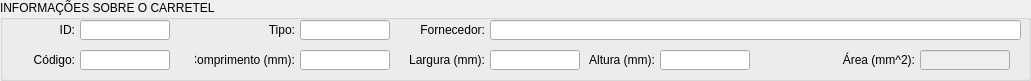
  <widget class="QGroupBox" name="groupBox_bobbin">
   <property name="geometry">
    <rect>
     <x>10</x>
     <y>520</y>
     <width>1031</width>
     <height>81</height>
    </rect>
   </property>
   <property name="title">
    <string>INFORMAÇÕES SOBRE O CARRETEL</string>
   </property>
   <widget class="QLabel" name="label_bobbinArea">
    <property name="geometry">
     <rect>
      <x>815</x>
      <y>50</y>
      <width>100</width>
      <height>20</height>
     </rect>
    </property>
    <property name="text">
     <string>Área (mm^2):</string>
    </property>
    <property name="alignment">
     <set>Qt::AlignRight|Qt::AlignTrailing|Qt::AlignVCenter</set>
    </property>
   </widget>
   <widget class="QLineEdit" name="lineEdit_bobbinCode">
    <property name="geometry">
     <rect>
      <x>80</x>
      <y>50</y>
      <width>90</width>
      <height>20</height>
     </rect>
    </property>
    <property name="text">
     <string/>
    </property>
   </widget>
   <widget class="QLabel" name="label_bobbinLength">
    <property name="geometry">
     <rect>
      <x>195</x>
      <y>50</y>
      <width>100</width>
      <height>20</height>
     </rect>
    </property>
    <property name="text">
     <string>Comprimento (mm):</string>
    </property>
    <property name="alignment">
     <set>Qt::AlignRight|Qt::AlignTrailing|Qt::AlignVCenter</set>
    </property>
   </widget>
   <widget class="QLineEdit" name="lineEdit_bobbinHeight">
    <property name="geometry">
     <rect>
      <x>660</x>
      <y>50</y>
      <width>90</width>
      <height>20</height>
     </rect>
    </property>
    <property name="text">
     <string/>
    </property>
   </widget>
   <widget class="QLineEdit" name="lineEdit_bobbinLength">
    <property name="geometry">
     <rect>
      <x>300</x>
      <y>50</y>
      <width>90</width>
      <height>20</height>
     </rect>
    </property>
    <property name="text">
     <string/>
    </property>
   </widget>
   <widget class="QLabel" name="label_bobbinHeight">
    <property name="geometry">
     <rect>
      <x>555</x>
      <y>50</y>
      <width>100</width>
      <height>20</height>
     </rect>
    </property>
    <property name="text">
     <string>Altura (mm):</string>
    </property>
    <property name="alignment">
     <set>Qt::AlignRight|Qt::AlignTrailing|Qt::AlignVCenter</set>
    </property>
   </widget>
   <widget class="QLabel" name="label_bobbinCode">
    <property name="geometry">
     <rect>
      <x>-25</x>
      <y>50</y>
      <width>100</width>
      <height>20</height>
     </rect>
    </property>
    <property name="text">
     <string>Código:</string>
    </property>
    <property name="alignment">
     <set>Qt::AlignRight|Qt::AlignTrailing|Qt::AlignVCenter</set>
    </property>
   </widget>
   <widget class="QLabel" name="label_bobbinID">
    <property name="geometry">
     <rect>
      <x>5</x>
      <y>20</y>
      <width>70</width>
      <height>20</height>
     </rect>
    </property>
    <property name="text">
     <string>ID:</string>
    </property>
    <property name="alignment">
     <set>Qt::AlignRight|Qt::AlignTrailing|Qt::AlignVCenter</set>
    </property>
   </widget>
   <widget class="QLineEdit" name="lineEdit_bobbinArea">
    <property name="enabled">
     <bool>false</bool>
    </property>
    <property name="geometry">
     <rect>
      <x>920</x>
      <y>50</y>
      <width>90</width>
      <height>20</height>
     </rect>
    </property>
    <property name="text">
     <string/>
    </property>
    <property name="readOnly">
     <bool>true</bool>
    </property>
   </widget>
   <widget class="QLabel" name="label_bobbinWidth">
    <property name="geometry">
     <rect>
      <x>385</x>
      <y>50</y>
      <width>100</width>
      <height>20</height>
     </rect>
    </property>
    <property name="text">
     <string>Largura (mm):</string>
    </property>
    <property name="alignment">
     <set>Qt::AlignRight|Qt::AlignTrailing|Qt::AlignVCenter</set>
    </property>
   </widget>
   <widget class="QLineEdit" name="lineEdit_bobbinProvider">
    <property name="geometry">
     <rect>
      <x>490</x>
      <y>20</y>
      <width>531</width>
      <height>20</height>
     </rect>
    </property>
    <property name="text">
     <string/>
    </property>
   </widget>
   <widget class="QLineEdit" name="lineEdit_bobbinType">
    <property name="geometry">
     <rect>
      <x>300</x>
      <y>20</y>
      <width>90</width>
      <height>20</height>
     </rect>
    </property>
    <property name="styleSheet">
     <string notr="true"/>
    </property>
    <property name="text">
     <string/>
    </property>
   </widget>
   <widget class="QLineEdit" name="lineEdit_bobbinID">
    <property name="geometry">
     <rect>
      <x>80</x>
      <y>20</y>
      <width>90</width>
      <height>20</height>
     </rect>
    </property>
   </widget>
   <widget class="QLabel" name="label_bobbinProvider">
    <property name="geometry">
     <rect>
      <x>385</x>
      <y>20</y>
      <width>100</width>
      <height>20</height>
     </rect>
    </property>
    <property name="text">
     <string>Fornecedor:</string>
    </property>
    <property name="alignment">
     <set>Qt::AlignRight|Qt::AlignTrailing|Qt::AlignVCenter</set>
    </property>
   </widget>
   <widget class="QLineEdit" name="lineEdit_bobbinWidth">
    <property name="geometry">
     <rect>
      <x>490</x>
      <y>50</y>
      <width>90</width>
      <height>20</height>
     </rect>
    </property>
    <property name="text">
     <string/>
    </property>
   </widget>
   <widget class="QLabel" name="label_bobbinType">
    <property name="geometry">
     <rect>
      <x>190</x>
      <y>20</y>
      <width>105</width>
      <height>20</height>
     </rect>
    </property>
    <property name="text">
     <string>Tipo:</string>
    </property>
    <property name="alignment">
     <set>Qt::AlignRight|Qt::AlignTrailing|Qt::AlignVCenter</set>
    </property>
   </widget>
  </widget>
